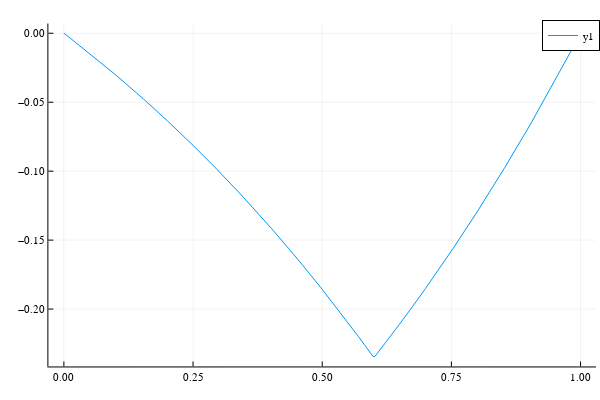

Write notebook code for a chart like this one.
### Code cell
# Plot
x=0.6
plot(ξ->g(x,ξ),0,1)

### Figure 1 — Plotly figure (JSON) as saved in the notebook; plotly's stock layout.template omitted (floating-point values rounded to 4 significant figures)
{"data": [{"colorbar": {"title": ""}, "legendgroup": "y1", "line": {"color": "rgba(0, 154, 250, 1.000)", "dash": "solid", "shape": "linear", "width": 1}, "mode": "lines", "name": "y1", "showlegend": true, "type": "scatter", "x": [0, 0.009766, 0.1001, 0.1543, 0.2002, 0.2501, 0.296, 0.3453, 0.4023, 0.4531, 0.4975, 0.5218, 0.546, 0.5582, 0.5704, 0.5826, 0.5948, 0.5982, 0.6015, 0.6049, 0.6083, 0.615, 0.6218, 0.6353, 0.6487, 0.6744, 0.7001, 0.7534, 0.7983, 0.8532, 0.9047, 0.9873, 1], "xaxis": "x", "y": [0, -0.002809, -0.03012, -0.04777, -0.06345, -0.08132, -0.0986, -0.118, -0.1418, -0.164, -0.1845, -0.1961, -0.2079, -0.214, -0.2201, -0.2263, -0.2326, -0.2344, -0.2346, -0.233, -0.2313, -0.2281, -0.2248, -0.2181, -0.2114, -0.1984, -0.185, -0.156, -0.1304, -0.09748, -0.06488, -0.009014, 1.11e-16], "yaxis": "y", "zmax": null, "zmin": null}], "layout": {"annotations": [], "height": 400, "legend": {"bgcolor": "rgba(255, 255, 255, 1.000)", "bordercolor": "rgba(0, 0, 0, 1.000)", "borderwidth": 1, "font": {"color": "rgba(0, 0, 0, 1.000)", "family": "sans-serif", "size": 11}, "title": {"font": {"color": "rgba(0, 0, 0, 1.000)", "family": "sans-serif", "size": 15}, "text": ""}, "tracegroupgap": 0, "traceorder": "normal", "x": 1, "xanchor": "auto", "y": 1, "yanchor": "auto"}, "margin": {"b": 20, "l": 0, "r": 0, "t": 20}, "paper_bgcolor": "rgba(255, 255, 255, 1.000)", "plot_bgcolor": "rgba(255, 255, 255, 1.000)", "showlegend": true, "width": 600, "xaxis": {"anchor": "y", "domain": [0.08064, 0.9934], "gridcolor": "rgba(0, 0, 0, 0.100)", "gridwidth": 0.5, "linecolor": "rgba(0, 0, 0, 1.000)", "mirror": false, "range": [-0.03, 1.03], "showgrid": true, "showline": true, "showticklabels": true, "tickangle": 0, "tickcolor": "rgb(0, 0, 0)", "tickfont": {"color": "rgba(0, 0, 0, 1.000)", "family": "sans-serif", "size": 11}, "tickmode": "array", "ticks": "inside", "ticktext": ["0.00", "0.25", "0.50", "0.75", "1.00"], "tickvals": [0, 0.25, 0.5, 0.75, 1], "title": "", "titlefont": {"color": "rgba(0, 0, 0, 1.000)", "family": "sans-serif", "size": 15}, "type": "-", "visible": true, "zeroline": false, "zerolinecolor": "rgba(0, 0, 0, 1.000)"}, "yaxis": {"anchor": "x", "domain": [0.03762, 0.9902], "gridcolor": "rgba(0, 0, 0, 0.100)", "gridwidth": 0.5, "linecolor": "rgba(0, 0, 0, 1.000)", "mirror": false, "range": [-0.2416, 0.007037], "showgrid": true, "showline": true, "showticklabels": true, "tickangle": 0, "tickcolor": "rgb(0, 0, 0)", "tickfont": {"color": "rgba(0, 0, 0, 1.000)", "family": "sans-serif", "size": 11}, "tickmode": "array", "ticks": "inside", "ticktext": ["−0.20", "−0.15", "−0.10", "−0.05", "0.00"], "tickvals": [-0.2, -0.15, -0.1, -0.05, 0], "title": "", "titlefont": {"color": "rgba(0, 0, 0, 1.000)", "family": "sans-serif", "size": 15}, "type": "-", "visible": true, "zeroline": false, "zerolinecolor": "rgba(0, 0, 0, 1.000)"}}}
